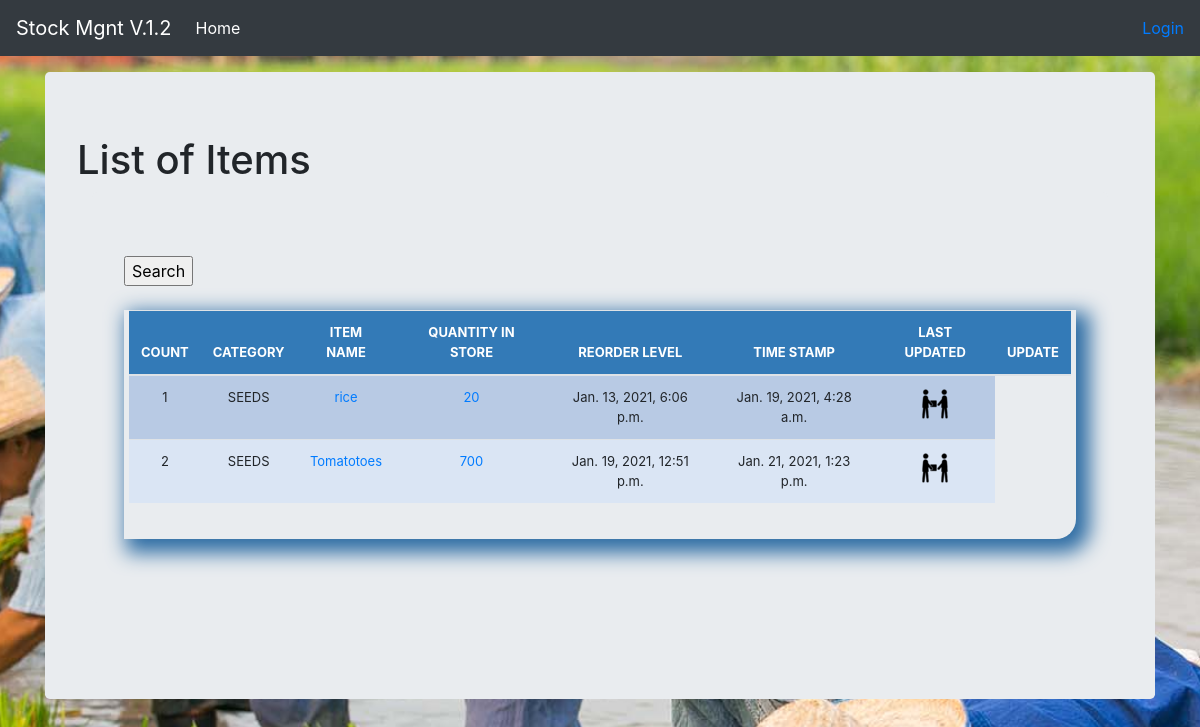
The page /cogon_items/ on the database as committed earlier.
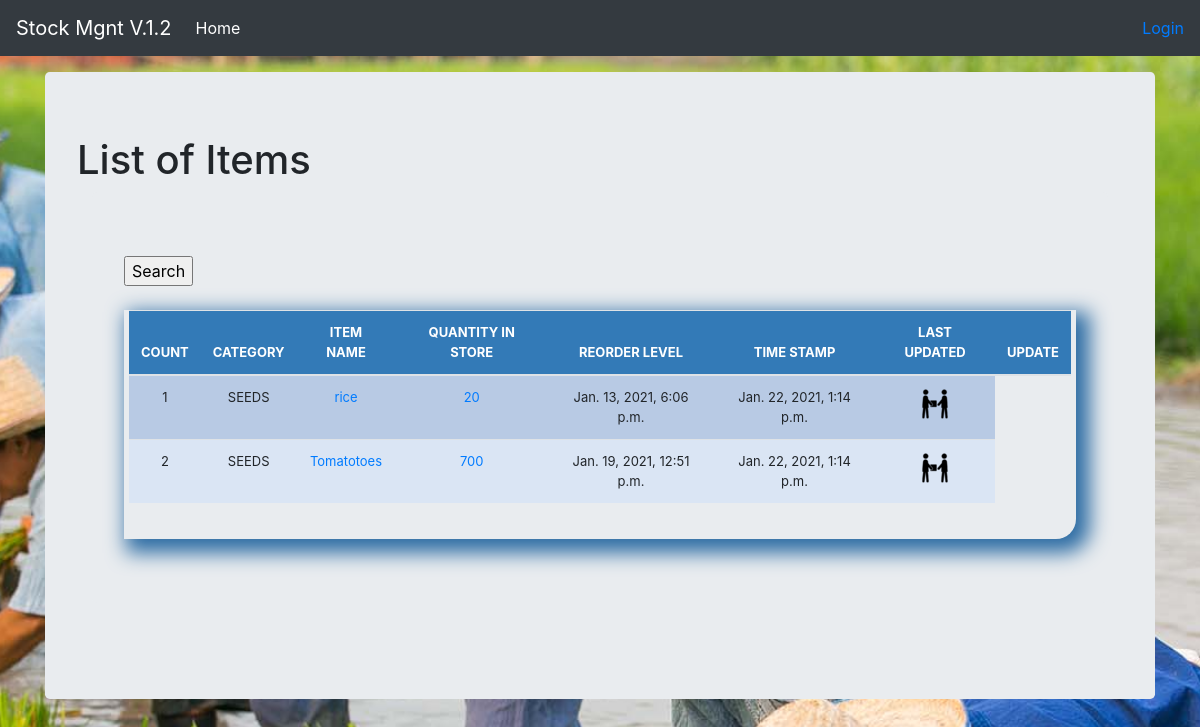
The same page on the database as committed later.
### stockmgmt/models.py (models this page shows, shortened)
class Stock(models.Model):
    category = models.ForeignKey(Category, on_delete=models.CASCADE, blank=True)
    sub_category = models.ForeignKey(SubCategory, on_delete=models.CASCADE, blank=True,null=True,verbose_name='UNIT')
    item_name = models.CharField(max_length=50, blank=True, null=True)
    quantity = models.IntegerField(default='0', blank=True, null=True)
    receive_quantity = models.IntegerField(default='0', blank=True, null=True)
    receive_by = models.CharField(max_length=50, blank=True, null=True)
    issue_quantity = models.IntegerField(default='0', blank=True, null=True)
    issue_by = models.CharField(max_length=50, blank=True, null=True, choices=issue_to_category)
    issue_by_model = models.ForeignKey(All_Store, on_delete=models.CASCADE, blank=True, null=True,
                                       related_name='issue_to_model')
    ordered_items=models.IntegerField(blank=True, null=True,default=0,verbose_name='Number of items')
    issue_to = models.CharField(max_length=50, blank=True, null=True, choices=issue_to_category)
    issue_to_model = models.ForeignKey(All_Store, on_delete=models.CASCADE, blank=True, null=True,
                                       related_name='issue_by_model')
    phone_number = models.CharField(max_length=50, blank=True, null=True)
    created_by = models.CharField(max_length=50, blank=True, null=True)
    reorder_level = models.IntegerField(default='0', blank=True, null=True)
    last_updated = models.DateTimeField(auto_now_add=False, auto_now=True)
    timestamp = models.DateTimeField(auto_now_add=True, auto_now=False)
    price = models.IntegerField(default='0', blank=True, null=True)

class Category(models.Model):
    name = models.CharField(max_length=50, blank=True, null=True)
    def __str__(self):
        return self.name

### stockmgmt/views.py (the view)
# urls.py: path('cogon_items/', views.cogon_items, name='cogon_items'),
def cogon_items(request):
    title = 'List of Items'
    queryset = Stock.objects.filter(issue_to__icontains='Cogon')
    all_store = All_Store.objects.all()
    context = {
        'stores':all_store,
        "title": title,
        "queryset": queryset,
    }
    return render(request, "cogon_items.html", context)

### stockmgmt/templates/cogon_items.html (shortened to what this page needs)
{% extends "base.html" %}
{% load crispy_forms_tags %}
{% load static %}
{% block body %}
<main role="main" class="container">
  <div class="jumbotron">
    	<form method='POST' action=''>{% csrf_token %}
        <input type="submit" value='Search'/>
    </form>
      <div class="display_table">
    <table class='table'>
        <thead>
          <tr>
            <th>COUNT</th>
            <th>CATEGORY</th>
            <th>ITEM NAME</th>
            <th>QUANTITY IN STORE</th>
            <th>REORDER LEVEL</th>
            <th>TIME STAMP</th>
            <th>LAST UPDATED</th>
            <th>UPDATE</th>
          </tr>
        </thead>
      {% for instance in queryset %}
          <tr>
            <td>{{forloop.counter}}</td>
            <td>{{instance.category}}</td>
            <td><a href="{% url 'update_items' instance.id %}">{{instance.item_name}}</a></td>
            <td>
                  {% if instance.quantity <= instance.reorder_level %}
                  <div style="background-color: orange;">
                      <a href="{% url 'stock_detail' instance.id %}">{{instance.quantity}}</a></div>
                  {% else %}
                <a href="{% url 'stock_detail' instance.id %}">{{instance.quantity}}</a>
                  {% endif %}
            </td>
            <td>{{instance.timestamp}}</td>
            <td>{{instance.last_updated}}</td>
            <td>
                <a href="{% url 'stock_detail' instance.id %}"><img src="{% static 'img/update.png' %}"></a>
            </td>
          </tr>
      {% endfor %}
    </table>
    </div>
  </div>
</main>
{% endblock %}

Rows that differ between the two databases and show on the page:
changed Stock "rice": last_updated "Jan. 19, 2021, 4:28 a.m." → "Jan. 22, 2021, 1:14 p.m."
changed Stock "Tomatotoes": last_updated "Jan. 21, 2021, 1:23 p.m." → "Jan. 22, 2021, 1:14 p.m."
